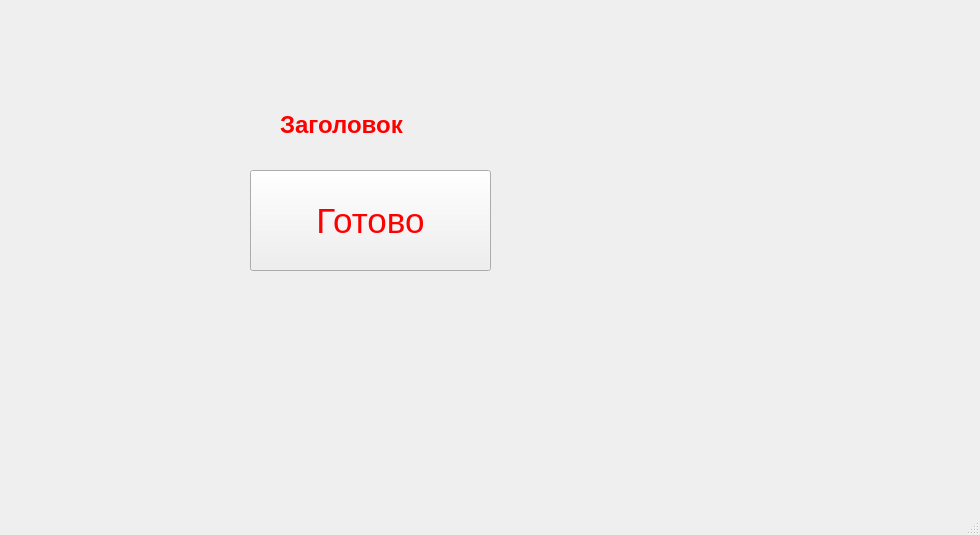
<?xml version="1.0" encoding="UTF-8"?>
<ui version="4.0">
 <class>MainWindow</class>
 <widget class="QMainWindow" name="MainWindow">
  <property name="geometry">
   <rect>
    <x>0</x>
    <y>0</y>
    <width>980</width>
    <height>535</height>
   </rect>
  </property>
  <property name="windowTitle">
   <string>MainWindow</string>
  </property>
  <widget class="QWidget" name="centralwidget">
   <widget class="QLabel" name="label">
    <property name="geometry">
     <rect>
      <x>280</x>
      <y>70</y>
      <width>241</width>
      <height>111</height>
     </rect>
    </property>
    <property name="font">
     <font>
      <pointsize>15</pointsize>
     </font>
    </property>
    <property name="text">
     <string>&lt;html&gt;&lt;head/&gt;&lt;body&gt;&lt;h3 style=&quot; margin-top:14px; margin-bottom:12px; margin-left:0px; margin-right:0px; -qt-block-indent:0; text-indent:0px;&quot;&gt;&lt;span style=&quot; font-size:20pt; font-weight:600; color:#ff0000;&quot;&gt;Заголовок&lt;/span&gt;&lt;/h3&gt;&lt;/body&gt;&lt;/html&gt;</string>
    </property>
   </widget>
   <widget class="QPushButton" name="pushButton">
    <property name="geometry">
     <rect>
      <x>250</x>
      <y>170</y>
      <width>241</width>
      <height>101</height>
     </rect>
    </property>
    <property name="font">
     <font>
      <pointsize>-1</pointsize>
     </font>
    </property>
    <property name="styleSheet">
     <string notr="true">color:red;
font-size:35px;</string>
    </property>
    <property name="text">
     <string>Готово</string>
    </property>
   </widget>
  </widget>
  <widget class="QMenuBar" name="menubar">
   <property name="geometry">
    <rect>
     <x>0</x>
     <y>0</y>
     <width>980</width>
     <height>20</height>
    </rect>
   </property>
  </widget>
  <widget class="QStatusBar" name="statusbar"/>
 </widget>
 <resources/>
 <connections/>
</ui>
